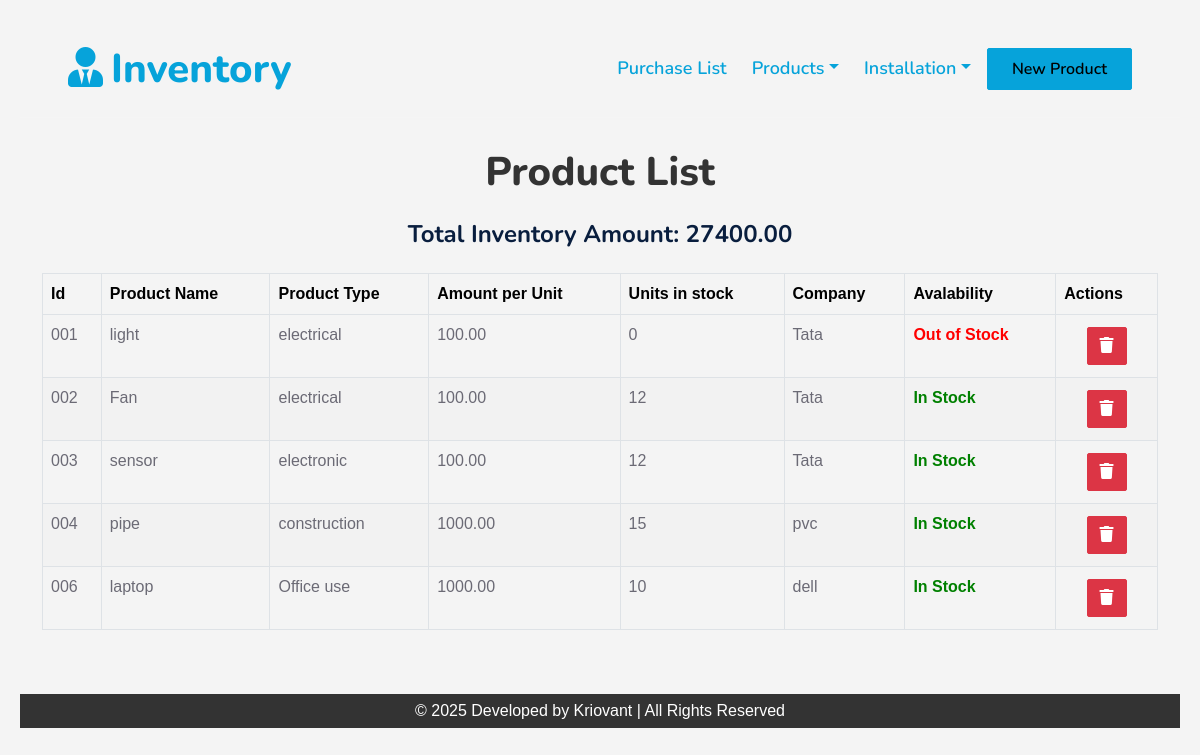
Before: / with the older database file.
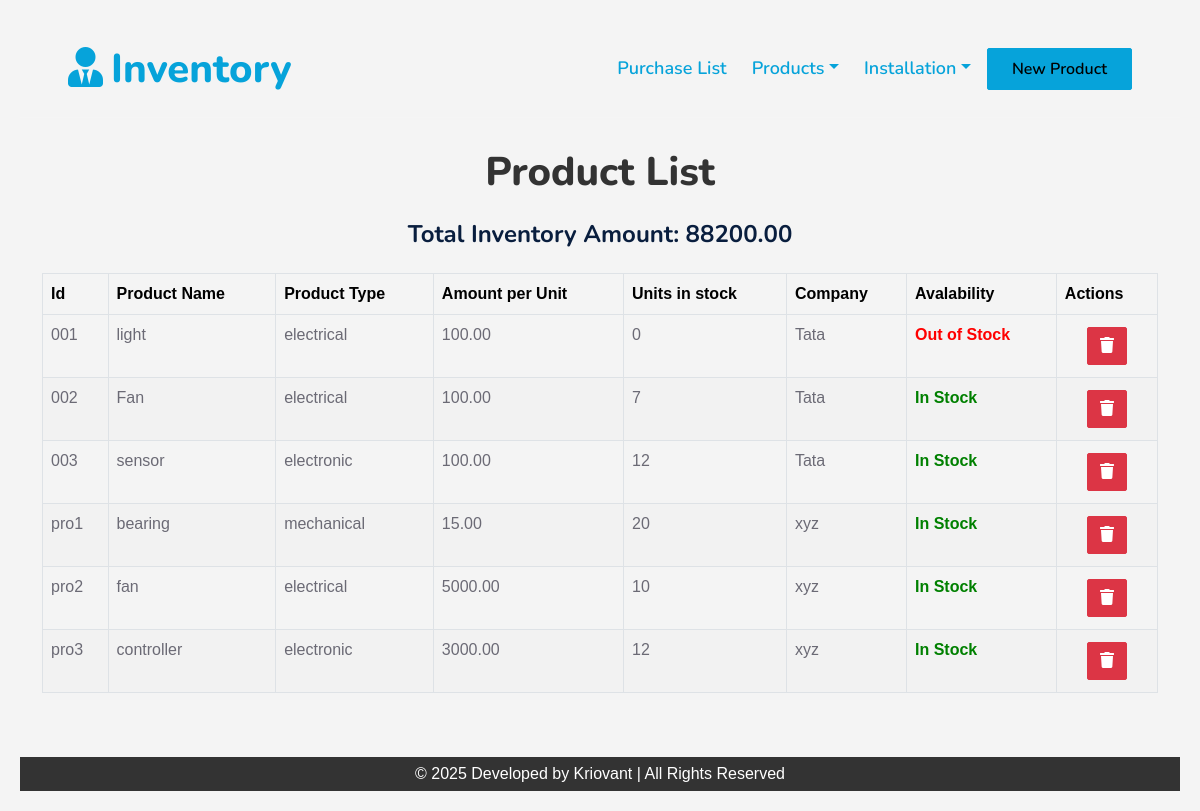
After: the same page with the newer database file.
### backend/models.py (models this page shows, shortened)
class Product(models.Model):
    product_id = models.CharField(max_length=100, unique=True)
    name = models.CharField(max_length=200)
    product_type = models.CharField(max_length=100)
    image = models.ImageField(upload_to='products/', null=True, blank=True)

class PurchaseHistory(models.Model):
    product = models.ForeignKey(Product, on_delete=models.CASCADE, related_name='purchases', to_field='product_id')
    company_name = models.CharField(max_length=100)
    units = models.IntegerField()
    amount_per_unit = models.DecimalField(max_digits=10, decimal_places=2)
    order_placed_date = models.DateField()

### backend/views.py (the view)
# urls.py: path('', views.product_list, name='product_list'),
def product_list(request):
    if request.method == 'POST':
        product_id = request.POST.get('product_id')
        product = get_object_or_404(Product, product_id=product_id)
        product.delete()
        messages.success(request, 'Product deleted successfully.')
        return redirect('product_list')
    products = Product.objects.all()
    total_inventory_amount = 0
    for product in products:
        purchase_history = PurchaseHistory.objects.filter(product=product)
        for record in purchase_history:
            total_inventory_amount += record.units * record.amount_per_unit
    return render(request, 'product_list.html', {
        'products': products,
        'total_inventory_amount': total_inventory_amount
    })

### backend/templates/product_list.html (shortened to what this page needs)
{% load static %}
<!DOCTYPE html>
<html lang="en">
<head>
    <link href="https://cdnjs.cloudflare.com/ajax/libs/font-awesome/5.10.0/css/all.min.css" rel="stylesheet">
    <link href="https://cdn.jsdelivr.net/npm/bootstrap-icons@1.4.1/font/bootstrap-icons.css" rel="stylesheet">
    <link href="{% static 'backend/lib/owlcarousel/assets/owl.carousel.min.css' %}" rel="stylesheet">
    <link href="{% static 'backend/lib/animate/animate.min.css' %}" rel="stylesheet">
    <link href="{% static 'backend/bootstrap.min.css' %}" rel="stylesheet">
    <link href="{% static 'backend/style.css' %}" rel="stylesheet">
    <link href="{% static 'backend/product_list.css' %}" rel="stylesheet">
</head>
<body>
    <div class="container-fluid position-relative p-0">
        <nav class="navbar navbar-expand-lg navbar-dark px-5 py-3 py-lg-">
            <a href="{% url 'product_list' %}" class="navbar-brand p-0">
                <h1 class="m-0 text-primary"><i class="fa fa-user-tie me-2"></i>Inventory</h1>
            </a>
            <div class="collapse navbar-collapse" id="navbarCollapse">
                <div class="navbar-nav ms-auto py-0">
                    <a href="{% url 'purchase_list' %}" class="nav-item nav-link text-primary">Purchase List</a>
                    <div class="nav-item dropdown">
                        <a href="#" class="nav-link dropdown-toggle text-primary" data-bs-toggle="dropdown">Products</a>
                    </div>
                    <div class="nav-item dropdown">
                        <a href="#" class="nav-link dropdown-toggle text-primary" data-bs-toggle="dropdown">Installation</a>
                    </div>
                </div>
                <a href="{% url 'product_create' %}" class="btn btn-primary py-2 px-4 ms-3" style="color: black;">New Product</a>
            </div>
        </nav>
    </div>
    <div style="height: 80px;"></div>
    <div class="container py-5">
        <h1 class="text-center mb-4">Product List</h1>
        <h4 class="text-center mb-4">Total Inventory Amount: {{ total_inventory_amount }}</h4>
        <div class="table-responsive">
            <table class="table table-bordered">
                <thead>
                    <tr>
                        <th>Id</th>
                        <th>Product Name</th>
                        <th>Product Type</th>
                        <th>Amount per Unit</th>
                        <th>Units in stock</th>
                        <th>Company</th>
                        <th>Avalability</th>
                        <th>Actions</th>
                    </tr>
                </thead>
                <tbody>
                    {% for product in products %}
                        {% for purchase in product.purchases.all %}
                            <tr>
                                <td>{{ product.product_id }}</td>
                                <td>{{ product.name }}</td>
                                <td>{{ product.product_type }}</td>
                                <td>{{ purchase.amount_per_unit }}</td>
                                <td>{{ purchase.units }}</td>
                                <td>{{ purchase.company_name }}</td>
                                <td>
                                    {% if purchase.units > 0 %}
                                        <span style="color: green; font-weight: bold;"> In Stock</span>
                                    {% else %}
                                        <span style="color: red; font-weight: bold;">Out of Stock</span>
                                    {% endif %}
                                </td>
                                <td>
                                    <form method="POST" style="display:inline;">
                                        <button type="submit" class="btn btn-danger d-block mx-auto" onclick="return confirm('Are you sure you want to delete this product?');">
                                            <i class="fa fa-trash"></i>
                                        </button>
                                    </form>
                                </td>
                            </tr>
                        {% endfor %}
                    {% endfor %}
                </tbody>
            </table>
        </div>
    </div>
        <footer>
            &copy; 2025 Developed by Kriovant | All Rights Reserved
        </footer>
</body>
</html>

### backend/static/backend/style.css (style rules this page uses)
:root { --primary: #06A3DA; --secondary: #34AD54; --light: #00a6ff; --dark: #091E3E; }
h1, h2, .fw-bold { font-weight: 800 !important; }
h3, h4, .fw-semi-bold { font-weight: 700 !important; }
.btn { font-family: 'Nunito', sans-serif; font-weight: 600; transition: .5s; }
.btn-primary, .btn-secondary { color: #06A3DA; box-shadow: inset 0 0 0 50px transparent; }
.navbar-dark .navbar-nav .nav-link { font-family: 'Nunito', sans-serif; position: relative; margin-left: 25px; padding: 35px 0; color: #4690cc; font-size: 18px; font-weight: 600; outline: none; transition: .5s; }
.navbar-dark .navbar-brand h1 { color: #06A3DA; }
@media (min-width: 992px) { .navbar-dark { position: absolute; width: 100%; top: 0; left: 0; border-bottom: 1px solid rgba(256, 256, 256, .1); z-index: 999; } }
@media (min-width: 992px) { .navbar-dark .navbar-nav .nav-link::before { position: absolute; content: ""; width: 0; height: 2px; bottom: -1px; left: 50%; background: var(--primary); transition: .5s; } }

### backend/static/backend/product_list.css (style rules this page uses)
body { font-family: Arial, sans-serif; margin: 20px; background-color: #f4f4f4; }
h1 { color: #333; text-align: center; }
table { width: 100%; border-collapse: collapse; margin-bottom: 20px; flex: 1; }
th, td { padding: 10px; text-align: left; }
th { background-color: #4CAF50; color: rgb(0, 0, 0); }
tr:nth-child(even) { background-color: #f2f2f2; }
a { text-decoration: none; color: #4CAF50; }
button { background-color: #4CAF50; color: white; border: none; padding: 10px 20px; text-align: center; text-decoration: none; display: inline-block; font-size: 16px; margin: 4px 2px; cursor: pointer; border-radius: 4px; }
footer { background-color: #333; color: white; text-align: center; padding: 5px; margin-top: auto; width: 100%; }

Changed rows visible on the page:
removed Product: product_id "004", name "pipe", product_type "construction"
removed PurchaseHistory: amount_per_unit "1000.00", units "15", company_name "pvc", shows "In Stock"
removed Product: product_id "006", name "laptop", product_type "Office use"
removed PurchaseHistory: amount_per_unit "1000.00", units "10", company_name "dell", shows "In Stock"
changed PurchaseHistory (number 2 of 6 on the later page): units "12" → "7"
added Product: product_id "pro1", name "bearing", product_type "mechanical"
added PurchaseHistory: amount_per_unit "15.00", units "20", company_name "xyz", shows "In Stock"
added Product: product_id "pro2", name "fan", product_type "electrical"
added PurchaseHistory: amount_per_unit "5000.00", units "10", company_name "xyz", shows "In Stock"
added Product: product_id "pro3", name "controller", product_type "electronic"
added PurchaseHistory: amount_per_unit "3000.00", units "12", company_name "xyz", shows "In Stock"
Other visible differences:
{{ total_inventory_amount }}: "27400.00" → "88200.00"
